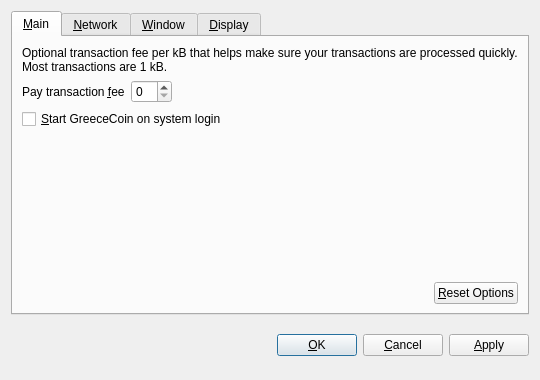
<?xml version="1.0" encoding="UTF-8"?>
<ui version="4.0">
 <class>OptionsDialog</class>
 <widget class="QDialog" name="OptionsDialog">
  <property name="geometry">
   <rect>
    <x>0</x>
    <y>0</y>
    <width>540</width>
    <height>380</height>
   </rect>
  </property>
  <property name="windowTitle">
   <string>Options</string>
  </property>
  <property name="modal">
   <bool>true</bool>
  </property>
  <layout class="QVBoxLayout" name="verticalLayout">
   <item>
    <widget class="QTabWidget" name="tabWidget">
     <property name="tabPosition">
      <enum>QTabWidget::North</enum>
     </property>
     <property name="currentIndex">
      <number>0</number>
     </property>
     <widget class="QWidget" name="tabMain">
      <attribute name="title">
       <string>&amp;Main</string>
      </attribute>
      <layout class="QVBoxLayout" name="verticalLayout_Main">
       <item>
        <widget class="QLabel" name="transactionFeeInfoLabel">
         <property name="text">
          <string>Optional transaction fee per kB that helps make sure your transactions are processed quickly. Most transactions are 1 kB.</string>
         </property>
         <property name="textFormat">
          <enum>Qt::PlainText</enum>
         </property>
         <property name="wordWrap">
          <bool>true</bool>
         </property>
        </widget>
       </item>
       <item>
        <layout class="QHBoxLayout" name="horizontalLayout_1_Main">
         <item>
          <widget class="QLabel" name="transactionFeeLabel">
           <property name="text">
            <string>Pay transaction &amp;fee</string>
           </property>
           <property name="textFormat">
            <enum>Qt::PlainText</enum>
           </property>
           <property name="buddy">
            <cstring>transactionFee</cstring>
           </property>
          </widget>
         </item>
         <item>
          <widget class="BitcoinAmountField" name="transactionFee"/>
         </item>
         <item>
          <spacer name="horizontalSpacer_1_Main">
           <property name="orientation">
            <enum>Qt::Horizontal</enum>
           </property>
           <property name="sizeHint" stdset="0">
            <size>
             <width>40</width>
             <height>20</height>
            </size>
           </property>
          </spacer>
         </item>
        </layout>
       </item>
       <item>
        <widget class="QCheckBox" name="bitcoinAtStartup">
         <property name="toolTip">
          <string>Automatically start GreeceCoin after logging in to the system.</string>
         </property>
         <property name="text">
          <string>&amp;Start GreeceCoin on system login</string>
         </property>
        </widget>
       </item>
       <item>
        <spacer name="verticalSpacer_Main">
         <property name="orientation">
          <enum>Qt::Vertical</enum>
         </property>
         <property name="sizeHint" stdset="0">
          <size>
           <width>20</width>
           <height>40</height>
          </size>
         </property>
        </spacer>
       </item>
       <item>
        <layout class="QHBoxLayout" name="horizontalLayout_2_Main">
         <item>
          <spacer name="horizontalSpacer_2_Main">
           <property name="orientation">
            <enum>Qt::Horizontal</enum>
           </property>
           <property name="sizeHint" stdset="0">
            <size>
             <width>40</width>
             <height>20</height>
            </size>
           </property>
          </spacer>
         </item>
         <item>
          <widget class="QPushButton" name="resetButton">
           <property name="toolTip">
            <string>Reset all client options to default.</string>
           </property>
           <property name="text">
            <string>&amp;Reset Options</string>
           </property>
           <property name="autoDefault">
            <bool>false</bool>
           </property>
          </widget>
         </item>
        </layout>
       </item>
      </layout>
     </widget>
     <widget class="QWidget" name="tabNetwork">
      <attribute name="title">
       <string>&amp;Network</string>
      </attribute>
      <layout class="QVBoxLayout" name="verticalLayout_Network">
       <item>
        <widget class="QCheckBox" name="mapPortUpnp">
         <property name="toolTip">
          <string>Automatically open the GreeceCoin client port on the router. This only works when your router supports UPnP and it is enabled.</string>
         </property>
         <property name="text">
          <string>Map port using &amp;UPnP</string>
         </property>
        </widget>
       </item>
       <item>
        <widget class="QCheckBox" name="connectSocks">
         <property name="toolTip">
          <string>Connect to the GreeceCoin network through a SOCKS proxy (e.g. when connecting through Tor).</string>
         </property>
         <property name="text">
          <string>&amp;Connect through SOCKS proxy:</string>
         </property>
        </widget>
       </item>
       <item>
        <layout class="QHBoxLayout" name="horizontalLayout_Network">
         <item>
          <widget class="QLabel" name="proxyIpLabel">
           <property name="text">
            <string>Proxy &amp;IP:</string>
           </property>
           <property name="textFormat">
            <enum>Qt::PlainText</enum>
           </property>
           <property name="buddy">
            <cstring>proxyIp</cstring>
           </property>
          </widget>
         </item>
         <item>
          <widget class="QValidatedLineEdit" name="proxyIp">
           <property name="maximumSize">
            <size>
             <width>140</width>
             <height>16777215</height>
            </size>
           </property>
           <property name="toolTip">
            <string>IP address of the proxy (e.g. 127.0.0.1)</string>
           </property>
          </widget>
         </item>
         <item>
          <widget class="QLabel" name="proxyPortLabel">
           <property name="text">
            <string>&amp;Port:</string>
           </property>
           <property name="textFormat">
            <enum>Qt::PlainText</enum>
           </property>
           <property name="buddy">
            <cstring>proxyPort</cstring>
           </property>
          </widget>
         </item>
         <item>
          <widget class="QLineEdit" name="proxyPort">
           <property name="maximumSize">
            <size>
             <width>55</width>
             <height>16777215</height>
            </size>
           </property>
           <property name="toolTip">
            <string>Port of the proxy (e.g. 9050)</string>
           </property>
          </widget>
         </item>
         <item>
          <widget class="QLabel" name="socksVersionLabel">
           <property name="text">
            <string>SOCKS &amp;Version:</string>
           </property>
           <property name="textFormat">
            <enum>Qt::PlainText</enum>
           </property>
           <property name="buddy">
            <cstring>socksVersion</cstring>
           </property>
          </widget>
         </item>
         <item>
          <widget class="QValueComboBox" name="socksVersion">
           <property name="toolTip">
            <string>SOCKS version of the proxy (e.g. 5)</string>
           </property>
          </widget>
         </item>
         <item>
          <spacer name="horizontalSpacer_Network">
           <property name="orientation">
            <enum>Qt::Horizontal</enum>
           </property>
           <property name="sizeHint" stdset="0">
            <size>
             <width>40</width>
             <height>20</height>
            </size>
           </property>
          </spacer>
         </item>
        </layout>
       </item>
       <item>
        <spacer name="verticalSpacer_Network">
         <property name="orientation">
          <enum>Qt::Vertical</enum>
         </property>
         <property name="sizeHint" stdset="0">
          <size>
           <width>20</width>
           <height>40</height>
          </size>
         </property>
        </spacer>
       </item>
      </layout>
     </widget>
     <widget class="QWidget" name="tabWindow">
      <attribute name="title">
       <string>&amp;Window</string>
      </attribute>
      <layout class="QVBoxLayout" name="verticalLayout_Window">
       <item>
        <widget class="QCheckBox" name="minimizeToTray">
         <property name="toolTip">
          <string>Show only a tray icon after minimizing the window.</string>
         </property>
         <property name="text">
          <string>&amp;Minimize to the tray instead of the taskbar</string>
         </property>
        </widget>
       </item>
       <item>
        <widget class="QCheckBox" name="minimizeOnClose">
         <property name="toolTip">
          <string>Minimize instead of exit the application when the window is closed. When this option is enabled, the application will be closed only after selecting Quit in the menu.</string>
         </property>
         <property name="text">
          <string>M&amp;inimize on close</string>
         </property>
        </widget>
       </item>
       <item>
        <spacer name="verticalSpacer_Window">
         <property name="orientation">
          <enum>Qt::Vertical</enum>
         </property>
         <property name="sizeHint" stdset="0">
          <size>
           <width>20</width>
           <height>40</height>
          </size>
         </property>
        </spacer>
       </item>
      </layout>
     </widget>
     <widget class="QWidget" name="tabDisplay">
      <attribute name="title">
       <string>&amp;Display</string>
      </attribute>
      <layout class="QVBoxLayout" name="verticalLayout_Display">
       <item>
        <layout class="QHBoxLayout" name="horizontalLayout_1_Display">
         <item>
          <widget class="QLabel" name="langLabel">
           <property name="text">
            <string>User Interface &amp;language:</string>
           </property>
           <property name="textFormat">
            <enum>Qt::PlainText</enum>
           </property>
           <property name="buddy">
            <cstring>lang</cstring>
           </property>
          </widget>
         </item>
         <item>
          <widget class="QValueComboBox" name="lang">
           <property name="toolTip">
            <string>The user interface language can be set here. This setting will take effect after restarting GreeceCoin.</string>
           </property>
          </widget>
         </item>
        </layout>
       </item>
       <item>
        <layout class="QHBoxLayout" name="horizontalLayout_2_Display">
         <item>
          <widget class="QLabel" name="unitLabel">
           <property name="text">
            <string>&amp;Unit to show amounts in:</string>
           </property>
           <property name="textFormat">
            <enum>Qt::PlainText</enum>
           </property>
           <property name="buddy">
            <cstring>unit</cstring>
           </property>
          </widget>
         </item>
         <item>
          <widget class="QValueComboBox" name="unit">
           <property name="toolTip">
            <string>Choose the default subdivision unit to show in the interface and when sending coins.</string>
           </property>
          </widget>
         </item>
        </layout>
       </item>
       <item>
        <widget class="QCheckBox" name="displayAddresses">
         <property name="toolTip">
          <string>Whether to show GreeceCoin addresses in the transaction list or not.</string>
         </property>
         <property name="text">
          <string>&amp;Display addresses in transaction list</string>
         </property>
        </widget>
       </item>
       <item>
        <widget class="QCheckBox" name="coinControlFeatures">
         <property name="toolTip">
          <string>Whether to show coin control features or not.</string>
         </property>
         <property name="text">
          <string>Display coin &amp;control features (experts only!)</string>
         </property>
        </widget>
       </item>
       <item>
        <spacer name="verticalSpacer_Display">
         <property name="orientation">
          <enum>Qt::Vertical</enum>
         </property>
         <property name="sizeHint" stdset="0">
          <size>
           <width>20</width>
           <height>40</height>
          </size>
         </property>
        </spacer>
       </item>
      </layout>
     </widget>
    </widget>
   </item>
   <item>
    <layout class="QHBoxLayout" name="horizontalLayout_Buttons">
     <item>
      <spacer name="horizontalSpacer_1">
       <property name="orientation">
        <enum>Qt::Horizontal</enum>
       </property>
       <property name="sizeHint" stdset="0">
        <size>
         <width>40</width>
         <height>48</height>
        </size>
       </property>
      </spacer>
     </item>
     <item>
      <widget class="QLabel" name="statusLabel">
       <property name="font">
        <font>
         <weight>75</weight>
         <bold>true</bold>
        </font>
       </property>
       <property name="text">
        <string/>
       </property>
       <property name="textFormat">
        <enum>Qt::PlainText</enum>
       </property>
       <property name="wordWrap">
        <bool>true</bool>
       </property>
      </widget>
     </item>
     <item>
      <spacer name="horizontalSpacer_2">
       <property name="orientation">
        <enum>Qt::Horizontal</enum>
       </property>
       <property name="sizeHint" stdset="0">
        <size>
         <width>40</width>
         <height>48</height>
        </size>
       </property>
      </spacer>
     </item>
     <item>
      <widget class="QPushButton" name="okButton">
       <property name="text">
        <string>&amp;OK</string>
       </property>
      </widget>
     </item>
     <item>
      <widget class="QPushButton" name="cancelButton">
       <property name="text">
        <string>&amp;Cancel</string>
       </property>
       <property name="autoDefault">
        <bool>false</bool>
       </property>
      </widget>
     </item>
     <item>
      <widget class="QPushButton" name="applyButton">
       <property name="text">
        <string>&amp;Apply</string>
       </property>
       <property name="autoDefault">
        <bool>false</bool>
       </property>
      </widget>
     </item>
    </layout>
   </item>
  </layout>
 </widget>
 <customwidgets>
  <customwidget>
   <class>BitcoinAmountField</class>
   <extends>QSpinBox</extends>
   <header>bitcoinamountfield.h</header>
  </customwidget>
  <customwidget>
   <class>QValueComboBox</class>
   <extends>QComboBox</extends>
   <header>qvaluecombobox.h</header>
  </customwidget>
  <customwidget>
   <class>QValidatedLineEdit</class>
   <extends>QLineEdit</extends>
   <header>qvalidatedlineedit.h</header>
  </customwidget>
 </customwidgets>
 <resources/>
 <connections/>
</ui>
